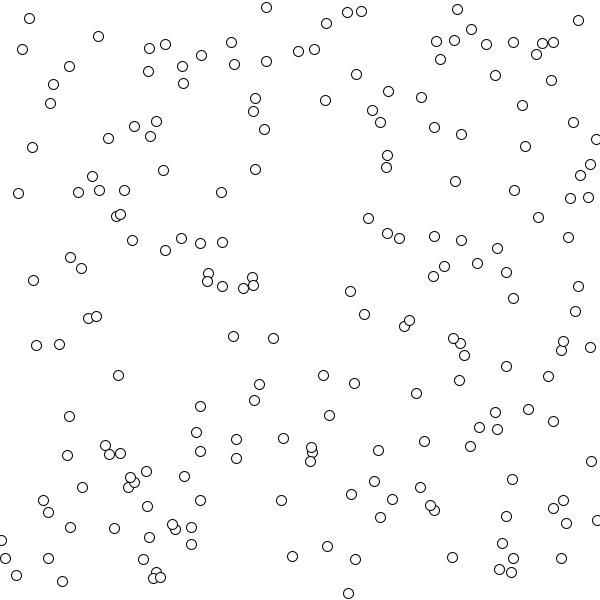
Frame 1 (no input)
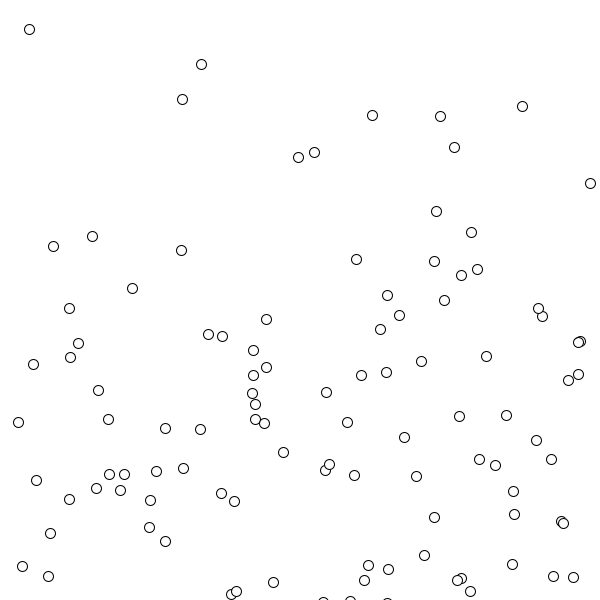
Frame 60 (the mouse pressed at the canvas centre just before this capture)
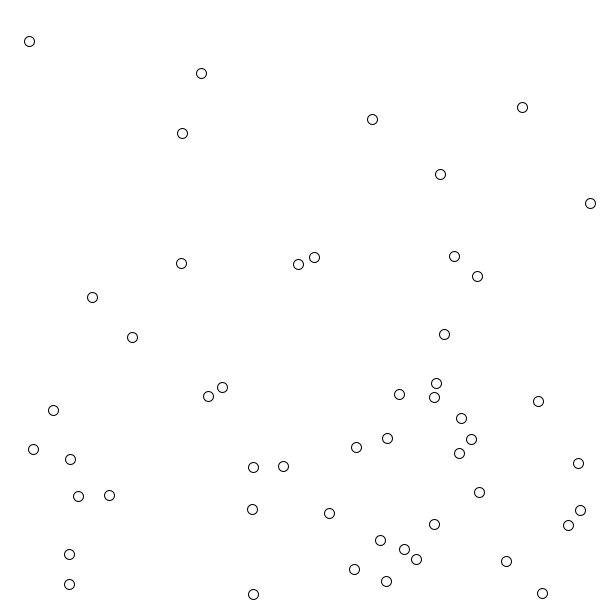
Frame 120 (the mouse held since frame 60 and released just before this capture)

The Processing sketch that drew these frames (run headless with seeded random() and noise(); from frame 60 on, the mouse is pressed at the canvas centre):

// Processing sketch: processing_121596
// ── processing_121596.pde

int numBolas=200;
float x[], y[];
float vx[], vy[];
float radi=5;

void setup()
{
  size(600,600);
  x=new float[numBolas];
  y=new float[numBolas];
  vx=new float[numBolas];
  vy=new float[numBolas];
  //inicialitzo totes les variables
  for (int i=0; i<numBolas; i=i+1)
  {
      x[i]=random(width);
      y[i]=random(height);
      vx[i]=random(10);
      vy[i]=random(10);
  }
  background(255);
}


void draw()
{
  background(255);
  for (int i=0; i<numBolas; i=i+1)
  {
    pushMatrix();
    translate(x[i],y[i]);
    ellipse(0,0, 2*radi, 2*radi);
      y[i]=y[i]+vy[i];    
    popMatrix();
  }
}
